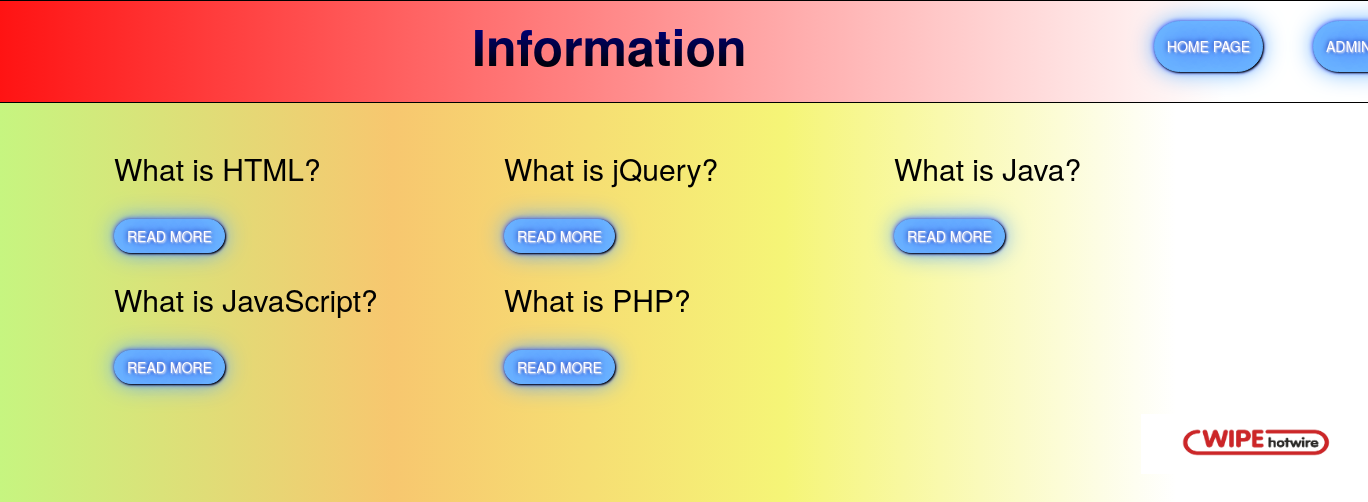
/CMS/index.php, run on the app's committed database.
### tables this page shows
CREATE TABLE `cms_posts` (
  `id` int(11) NOT NULL,
  `title` text NOT NULL,
  `message` text NOT NULL,
  `category_id` int(11) NOT NULL,
  `userid` int(11) NOT NULL,
  `status` enum('published','draft','archived','') NOT NULL DEFAULT 'published',
  `created` datetime NOT NULL,
  `updated` datetime NOT NULL DEFAULT current_timestamp()
);

### CMS/class/Articles.php (called while the page is built, shortened)
<?php
class Articles {
	private $postTable = 'cms_posts';
	private $categoryTable = 'cms_category';
	private $userTable = 'cms_user';
	private $conn;
	public function __construct($db){
        $this->conn = $db;
    }
	public function getArticles(){
		$query = '';
		$sqlQuery = "
			SELECT p.id, p.title, p.message, p.category_id, u.first_name, u.last_name, p.status, p.created, p.updated, c.name as category
			FROM ".$this->postTable." p
			LEFT JOIN ".$this->categoryTable." c ON c.id = p.category_id
			LEFT JOIN ".$this->userTable." u ON u.id = p.userid
			WHERE p.status ='published' $query ORDER BY p.id DESC";
		$stmt = $this->conn->prepare($sqlQuery);
		$stmt->execute();
		$result = $stmt->get_result();
		return $result;
	}
}
?>

### CMS/index.php (the view, shortened to what this page needs)
<?php
include_once 'config/Database.php';
include_once 'class/Articles.php';
$database = new Database();
$db = $database->getConnection();
$article = new Articles($db);
$article->id = 0;
$result = $article->getArticles();
include('inc/header.php');
?>
<link href="css/style.css" rel="stylesheet" id="bootstrap-css">
<div class="container">
		<div id="blog" class="row">
			<div class="header">
			<header><a class="logo" style="margin-left:550px;">Information</a>
		<a class="btn btn-blog pull-right" href="admin/index.php" >ADMIN LOGIN</a>
		<a class="btn btn-blog pull-right" href="../Website/Website.html" >HOME PAGE</a>
</header>
		</div><br>
		<br>
		<?php
		while ($post = $result->fetch_assoc()) {
			?>
			<div class="col-md-4 blogShort">
			<h2><?php echo $post['title']; ?></h2>
			<br>
			<a class="btn btn-blog" href="view.php?id=<?php echo $post['id']; ?>">READ MORE</a>
			</div>
		<?php } ?>
	</div>
</div>
<?php include('inc/footer.php');?>
<div class="white pull-right"><a href="https://wipehotwire.com/"><img src="../images/WHITE.png" height="60px" weight="50px"></a></div>

### CMS/inc/header.php (shortened to what this page needs)
<!DOCTYPE html><html><head><link rel="stylesheet" href="https://maxcdn.bootstrapcdn.com/bootstrap/3.3.5/css/bootstrap.min.css">

### CMS/inc/footer.php (shortened to what this page needs)
</body>
</html>

### CMS/css/style.css (style rules this page uses)
.btn-blog { color: #ffffff; background-color: rgb(108, 182, 255); border-color: rgb(108, 182, 255); border-radius:3rem; margin-bottom:10px; box-shadow: 1px 1px 2px black, 0 0 25px rgb(108, 182, 255), 0 0 5px blue; text-shadow: 1px 1px 2px white, 0 0 25px blue, 0 0 5px darkblue; }
h2 { color: black; }
.header { overflow: hidden; background-color: white; margin-left: -200px; padding: 20px 10px; width: 1543px; background-image: linear-gradient(to right, red, white 86%); border: 1px solid black; }
.header a { position: relative; float: left; color: white; text-align: center; padding: 12px; text-decoration: none; line-height: 25px; border-radius: 3rem; margin-left: 50px; }
.header a.logo { font-size: 50px; font-weight: bold; background: -webkit-linear-gradient(darkblue, black); -webkit-background-clip: text; -webkit-text-fill-color: transparent; margin-left: 600px; }

### data on the page
cms_posts: title "What is HTML?"
cms_posts: title "What is jQuery?"
cms_posts: title "What is Java?"
cms_posts: title "What is JavaScript?"
cms_posts: title "What is PHP?"
